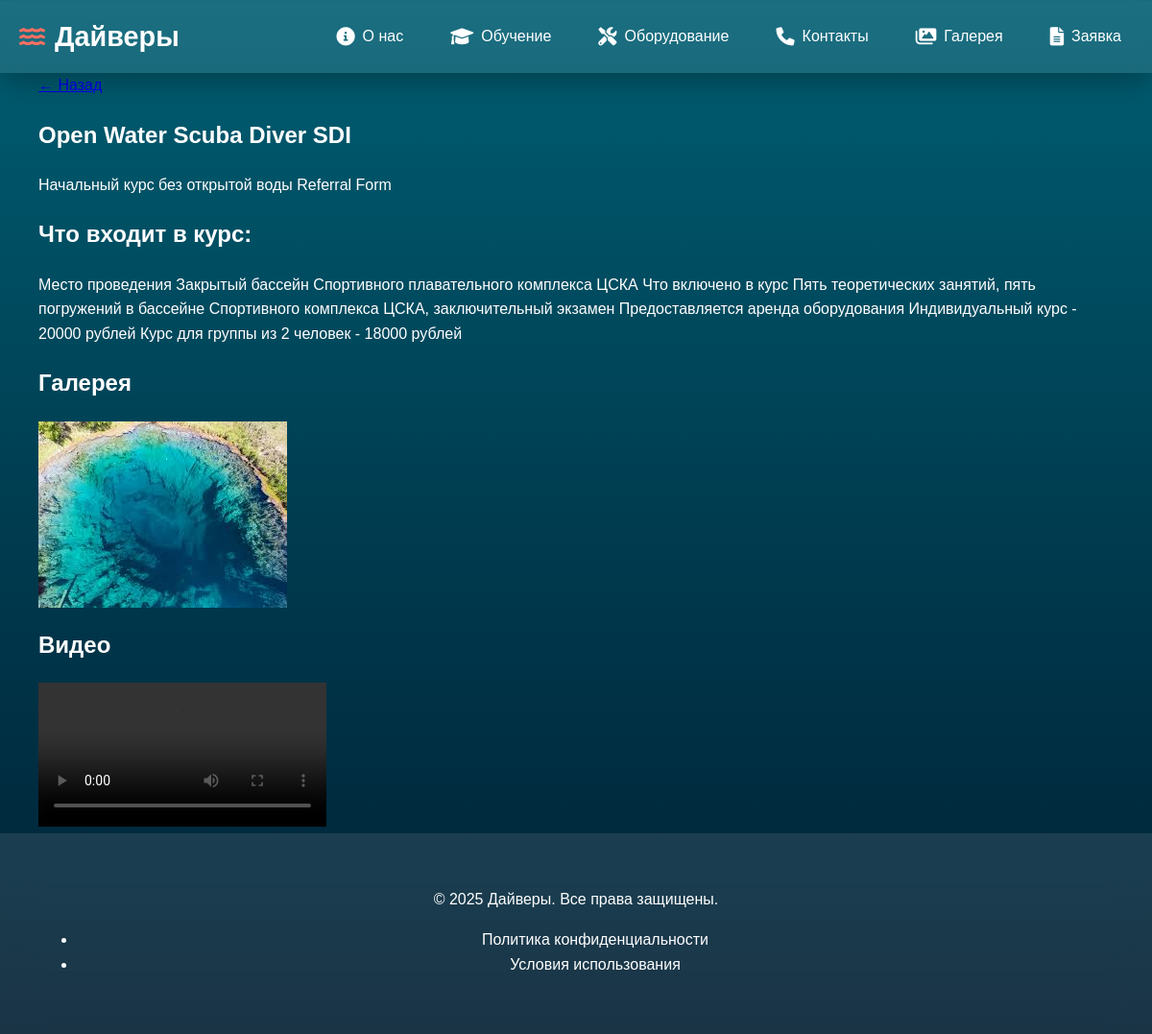
Screenshot of /course/6/ with the database file from the repository.
### main/models.py (models this page shows, shortened)
class TrainingCourse(models.Model):
    CATEGORY_CHOICES = [
        ('regular', 'Обычные курсы'),
        ('sdi_specialization', 'Специализации SDI'),
        ('first_response', 'Курсы первой медицинской помощи'),
    ]
    training_page = models.ForeignKey(
        TrainingPage,
        on_delete=models.CASCADE,
        related_name="courses",
        verbose_name="Страница обучения"
    )
    title = models.CharField(max_length=255, verbose_name="Название курса")
    course_category = models.CharField(
        max_length=20,
        choices=CATEGORY_CHOICES,
        default='regular',
        verbose_name="Тип курса"
    )
    description = models.TextField(verbose_name="Описание курса")
    included = models.TextField(verbose_name="Что входит в курс")
    class Meta:
        verbose_name = "Курс обучения"
        verbose_name_plural = "Курсы обучения"

class TrainingImage(models.Model):
    course = models.ForeignKey(
        TrainingCourse,
        on_delete=models.CASCADE,
        related_name="images",
        null=True,
        verbose_name="Курс"
    )
    image = models.ImageField(
        upload_to="training_images/",
        verbose_name="Изображение курса"
    )
    class Meta:
        verbose_name = "Изображение курса"
        verbose_name_plural = "Изображения курсов"

class TrainingVideo(models.Model):
    course = models.ForeignKey(
        TrainingCourse,
        on_delete=models.CASCADE,
        related_name="videos",
        verbose_name="Курс"
    )
    video = models.FileField(
        upload_to="training_videos/",
        verbose_name="Видео курса"
    )
    class Meta:
        verbose_name = "Видео курса"
        verbose_name_plural = "Видео курсов"

### main/views.py (the view)
# urls.py: path("course/<int:course_id>/", views.course_detail, name="course_detail"),
def course_detail(request, course_id):
    course = get_object_or_404(TrainingCourse, id=course_id)
    return render(request, "training/course_detail.html", {"course": course})

### templates/training/course_detail.html (shortened to what this page needs)
{% extends "base.html" %}
{% block content %}
<section class="course-detail">
    <div class="container">
        <a href="{% url 'training' %}" class="btn-back">← Назад</a>
        <h1>{{ course.title }}</h1>
        <p>{{ course.description }}</p>
        <h2>Что входит в курс:</h2>
        <p>{{ course.included }}</p>
        <h2>Галерея</h2>
        <div class="gallery">
            {% for image in course.images.all %}
                <img src="{{ image.image.url }}" alt="Фото курса">
            {% empty %}
                <p>Фотографий пока нет.</p>
            {% endfor %}
        </div>
        <h2>Видео</h2>
        <div class="videos">
            {% for video in course.videos.all %}
                <video controls>
                    <source src="{{ video.video.url }}" type="video/mp4">
                </video>
            {% empty %}
                <p>Видео пока нет.</p>
            {% endfor %}
        </div>
    </div>
</section>
{% endblock %}

### static/css/styles.css (style rules this page uses)
:root { --primary-color: #ff6f61; --secondary-color: #0083B0; --accent-color: #FF6F61; --background-color: #005F73; --text-color: #FFFFFF; --glass-effect: rgba(255, 255, 255, 0.1); --gradient: linear-gradient(135deg, var(--primary-color), var(--secondary-color)); --shadow: 0 8px 32px rgba(0, 0, 0, 0.3); --transition-speed: 0.4s; }
body { font-family: 'Poppins', sans-serif; color: var(--text-color); line-height: 1.6; margin: 0; padding: 0; position: relative; overflow: auto; min-height: 100vh; }
body::before { content: ''; position: absolute; top: 0; left: 0; width: 100%; height: 100%; background-size: cover; background: linear-gradient(to bottom, rgba(0, 95, 115, 1) 0%, rgba(0, 60, 80, 1) 50%, rgba(0, 30, 50, 1) 100% ) center; z-index: -1; animation: waterMovement 20s linear infinite; }
.container { max-width: 1200px; margin: 0 auto; padding: 0 20px; position: relative; z-index: 1; }
.gallery { display: grid; grid-template-columns: repeat(auto-fit, minmax(150px, 1fr)); gap: 10px; }

### static/css/header.css (style rules this page uses)
:root { --primary-color: #ff6f61; --secondary-color: #0083B0; --accent-color: #FF6F61; --background-color: #005F73; --text-color: #FFFFFF; --glass-effect: rgba(255, 255, 255, 0.1); --gradient: linear-gradient(135deg, var(--primary-color), var(--secondary-color)); --shadow: 0 8px 32px rgba(0, 0, 0, 0.3); --transition-speed: 0.4s; }

### rows the page displays
TrainingCourse: title "Open Water Scuba Diver SDI", description "Начальный курс без открытой воды Referral Form", included "Место проведения Закрытый бассейн Спортивного плавательного комплекса ЦСКА Что включено в курс Пять теоретических занятий, пять погружений в бассейне Спортивного комплекса ЦСКА, заключительный экзамен Предоставляется аренда оборудования Индивидуальный курс - 20000 рублей Курс для группы из 2 человек - 18000 рублей"
TrainingImage: image (picture)
